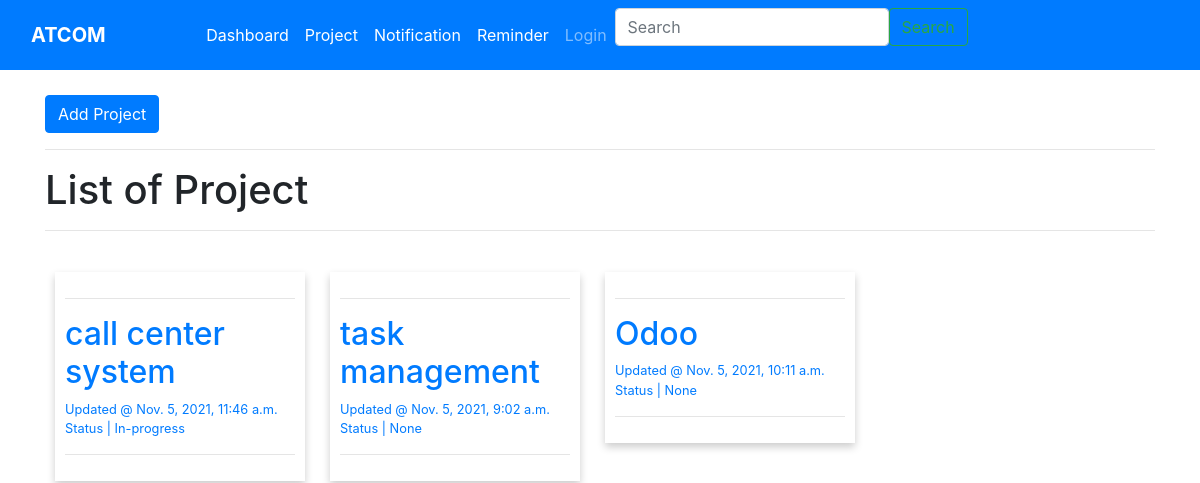
The page / on the database its author committed.
### project/models.py (models this page shows, shortened)
class Project(models.Model):
    project_name = models.CharField(max_length=200)
    description = models.TextField(null=True, blank=True)
    start_date = models.DateTimeField(blank=False)
    end_date = models.DateTimeField(blank=False)
    created_date = models.DateTimeField(auto_now_add=True)
    created_user = models.CharField(max_length=200)
    updated_date = models.DateTimeField(auto_now=True)
    priority = models.ForeignKey(Priority, on_delete = models.SET_NULL, null= True)
    status = models.ForeignKey(Status, on_delete = models.SET_NULL, null =True)

class Status(models.Model):
    status = models.CharField(max_length=200)
    def __str__(self):
        return self.status

### project/views.py (the view)
# urls.py: path('', views.view, name="view"),
def view(request):
    view = Project.objects.all()
    return render(request, 'project/view.html', {'view': view})

### project/templates/project/view.html
{% extends 'project/main.html' %}
{% block content %}
<div class="container" style="margin-top: 25px;">
<a  class="btn btn-primary" href ="{% url 'creates' %}" role="button"> Add Project</a> <br>
<hr>
<h1> List of Project</h1> <hr>
<div class="row row-cols-3">
    {% for views in view %}
    <div>
        <div class ="cd">
    <a href="{% url 'detail' views.id %}"> <hr>
        <h2> {{ views.project_name }}</h2>
        <small> Updated @ {{views.updated_date}}</small>
        <small> Status | {{views.status}}</small>
    </a> <hr>
</div>
    </div>
    {% empty %}
    <h3> There is no Project </h3>
    {% endfor %}
</div>
</div>
{% endblock content%}

### project/static/css/style.css (style rules this page uses)
.cd { padding: 10px; margin-top:25px; width: 250px; margin-left: 25px; box-shadow: 0 4px 8px 0 rgba(0,0,0,0.2); }

### rows shown on the page
Project: project_name "call center system", updated_date "Nov. 5, 2021, 11:46 a.m.", status "In-progress"
Project: project_name "task management", updated_date "Nov. 5, 2021, 9:02 a.m.", status "None"
Project: project_name "Odoo", updated_date "Nov. 5, 2021, 10:11 a.m.", status "None"
